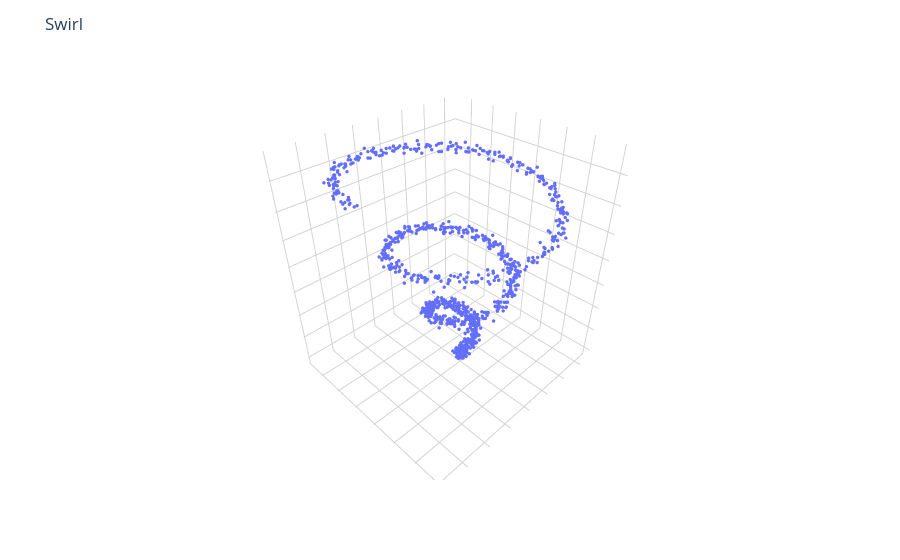

The notebook cell this image was saved under:
### Code cell
# Generate a swirly point cloud so the rotation is visible
n = 1000
t = np.linspace(0, 6 * np.pi, n)
points = np.column_stack([np.cos(t) * t / 10, np.sin(t) * t / 10, t / 5])
points += 0.05 * np.random.randn(*points.shape)

fig = cg.plot(points, title="Swirl", size=2.0)
fig = cg.beautify(fig)

fig.show()

### Figure 1 — Plotly figure (JSON) as saved in the notebook; plotly's stock layout.template omitted (floating-point values rounded to 4 significant figures; data arrays with more than 128 entries replaced by an {"elided": "..."} marker saying what was removed)
{"data": [{"hovertemplate": "x=%{x}<br>y=%{y}<br>z=%{z}<extra></extra>", "legendgroup": "", "marker": {"color": "#636efa", "size": 2, "symbol": "circle"}, "mode": "markers", "name": "", "scene": "scene", "showlegend": false, "type": "scatter3d", "x": {"elided": "1000 float values"}, "y": {"elided": "1000 float values"}, "z": {"elided": "1000 float values"}}], "layout": {"legend": {"tracegroupgap": 0}, "margin": {"t": 60}, "paper_bgcolor": "white", "scene": {"aspectmode": "data", "bgcolor": "white", "domain": {"x": [0, 1], "y": [0, 1]}, "xaxis": {"backgroundcolor": "white", "gridcolor": "lightgray", "showbackground": true, "showticklabels": false, "title": {"text": ""}, "zerolinecolor": "lightgray"}, "yaxis": {"backgroundcolor": "white", "gridcolor": "lightgray", "showbackground": true, "showticklabels": false, "title": {"text": ""}, "zerolinecolor": "lightgray"}, "zaxis": {"backgroundcolor": "white", "gridcolor": "lightgray", "showbackground": true, "showticklabels": false, "title": {"text": ""}, "zerolinecolor": "lightgray"}}, "title": {"text": "Swirl"}}}
